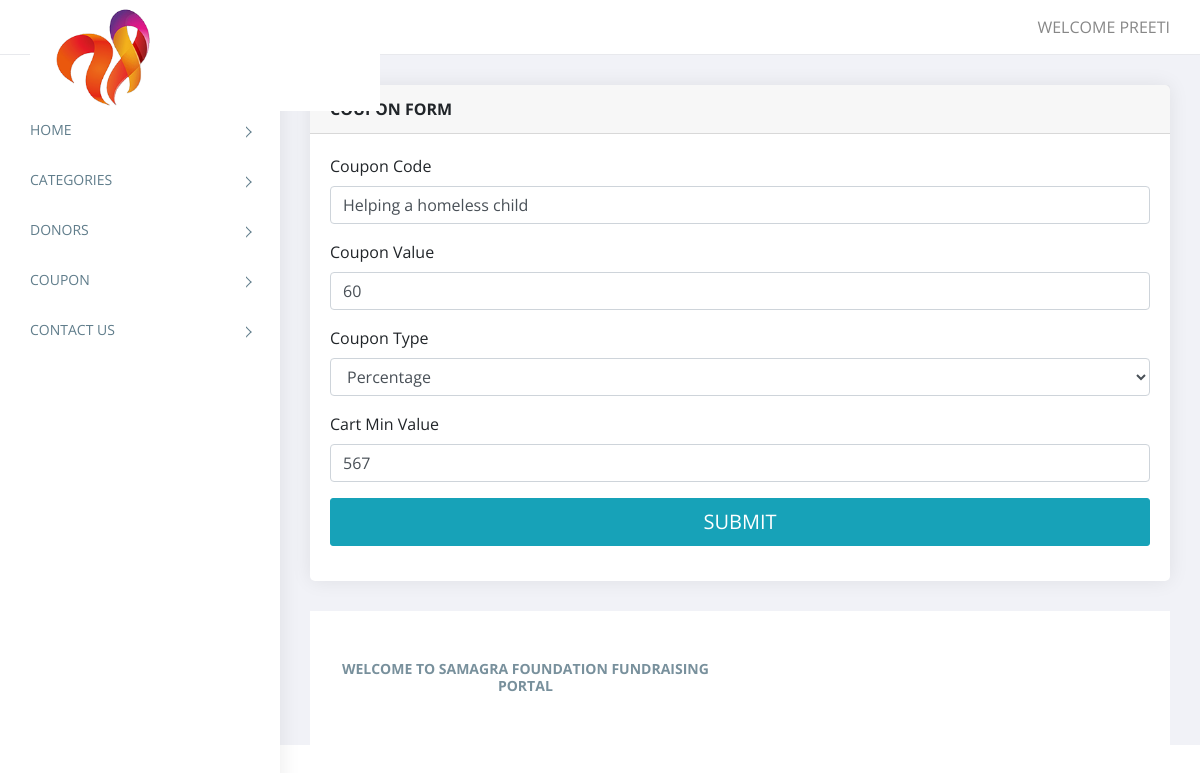
The page /manage_coupon_master.php?id=7 (signed in) on the database its author committed.
### tables this page shows
CREATE TABLE `coupon` (
  `id` int(11) NOT NULL,
  `coupon_code` varchar(50) NOT NULL,
  `coupon_value` int(11) NOT NULL,
  `coupon_type` varchar(10) NOT NULL,
  `cart_min_value` int(11) NOT NULL,
  `status` int(11) NOT NULL
);

### functions.inc.php (called while the page is built, shortened)
<?php
function get_safe_value($con,$str){
	if($str!=''){
		$str=trim($str);
		return mysqli_real_escape_string($con,$str);
	}
}
	?>

### manage_coupon_master.php (the view, shortened to what this page needs)
<?php
require('top.inc.php');
$coupon_code='';
$coupon_type='';
$coupon_value='';
$cart_min_value='';
if(isset($_GET['id']) && $_GET['id']!=''){
	$id=get_safe_value($con,$_GET['id']);
	$res=mysqli_query($con,"select * from coupon where id='$id'");
	$check=mysqli_num_rows($res);
	if($check>0){
		$row=mysqli_fetch_assoc($res);
		$coupon_code=$row['coupon_code'];
		$coupon_type=$row['coupon_type'];
		$coupon_value=$row['coupon_value'];
		$cart_min_value=$row['cart_min_value'];
	}else{
		header('location:coupon.php');
		die();
	}
}
?>
<div class="content pb-0">
            <div class="animated fadeIn">
               <div class="row">
                  <div class="col-lg-12">
                     <div class="card">
                        <div class="card-header"><strong>COUPON FORM</strong><small> </small></div>
                        <form method="post" enctype="multipart/form-data">
							<div class="card-body card-block">
								<div class="form-group">
									<label for="categories" class=" form-control-label">Coupon Code</label>
									<input type="text" name="coupon_code" placeholder="Enter coupon code" class="form-control" required value="<?php echo $coupon_code?>">
								</div>
								<div class="form-group">
									<label for="categories" class=" form-control-label">Coupon Value</label>
									<input type="text" name="coupon_value" placeholder="Enter coupon value" class="form-control" required value="<?php echo $coupon_value?>">
								</div>
								<div class="form-group">
									<label for="categories" class=" form-control-label">Coupon Type</label>
									<select class="form-control" name="coupon_type" required>
										<?php
										if($coupon_type=='Percentage'){
											echo '<option value="Percentage" selected>Percentage</option>
												<option value="Rupee">Rupee</option>';
										}elseif($coupon_type=='Rupee'){
											echo '<option value="Percentage">Percentage</option>
												<option value="Rupee" selected>Rupee</option>';
										}else{
											echo '<option value="Percentage">Percentage</option>
												<option value="Rupee">Rupee</option>';
										}
										?>
									</select>
								</div>
								<div class="form-group">
									<label for="categories" class=" form-control-label">Cart Min Value</label>
									<input type="text" name="cart_min_value" placeholder="Enter cart min value" class="form-control" required value="<?php echo $cart_min_value?>">
								</div>
							   <button id="payment-button" name="submit" type="submit" class="btn btn-lg btn-info btn-block">
							   <span id="payment-button-amount">SUBMIT</span>
							   </button>
							</div>
						</form>
                     </div>
                  </div>
               </div>
            </div>
         </div>
<?php
require('footer.inc.php');
?>

### assets/css/style.css (style rules this page uses)
body { display: table; font-family: open sans, sans-serif; font-size: 16px; width: 100% }
a, button { text-decoration: none; outline: none!important; color: #878787; -webkit-transition: all .25s ease; transition: all .25s ease }
.pb-0 { padding-bottom: 0 }
.btn, button, input, textarea { -webkit-box-shadow: none; box-shadow: none; outline: 0!important }
.btn { border-radius: 3px }
.content { float: left; padding: 1.875em; width: 100% }
.card { margin-bottom: 1.875em; border-radius: 5px; padding: 0; border: 0 solid transparent; -webkit-box-shadow: 0 0 20px rgba(0, 0, 0, .08); box-shadow: 0 0 20px rgba(0, 0, 0, .08) }
.card .card-body { float: left; padding: 1.25em; position: relative; width: 100% }
.btn, .button { display: inline-block; font-weight: 400; text-align: center; white-space: nowrap; vertical-align: middle; -webkit-transition: all .15s ease-in-out; transition: all .15s ease-in-out; border-radius: 3; cursor: pointer }
@media (max-width:1368px) { .card-body { padding: 15px } }

### rows shown on the page
coupon: coupon_code "Helping a homeless child", coupon_value "60", coupon_type "Percentage", cart_min_value "567"

### other values the page prints
$_SESSION['ADMIN_USERNAME'] "PREETI"
